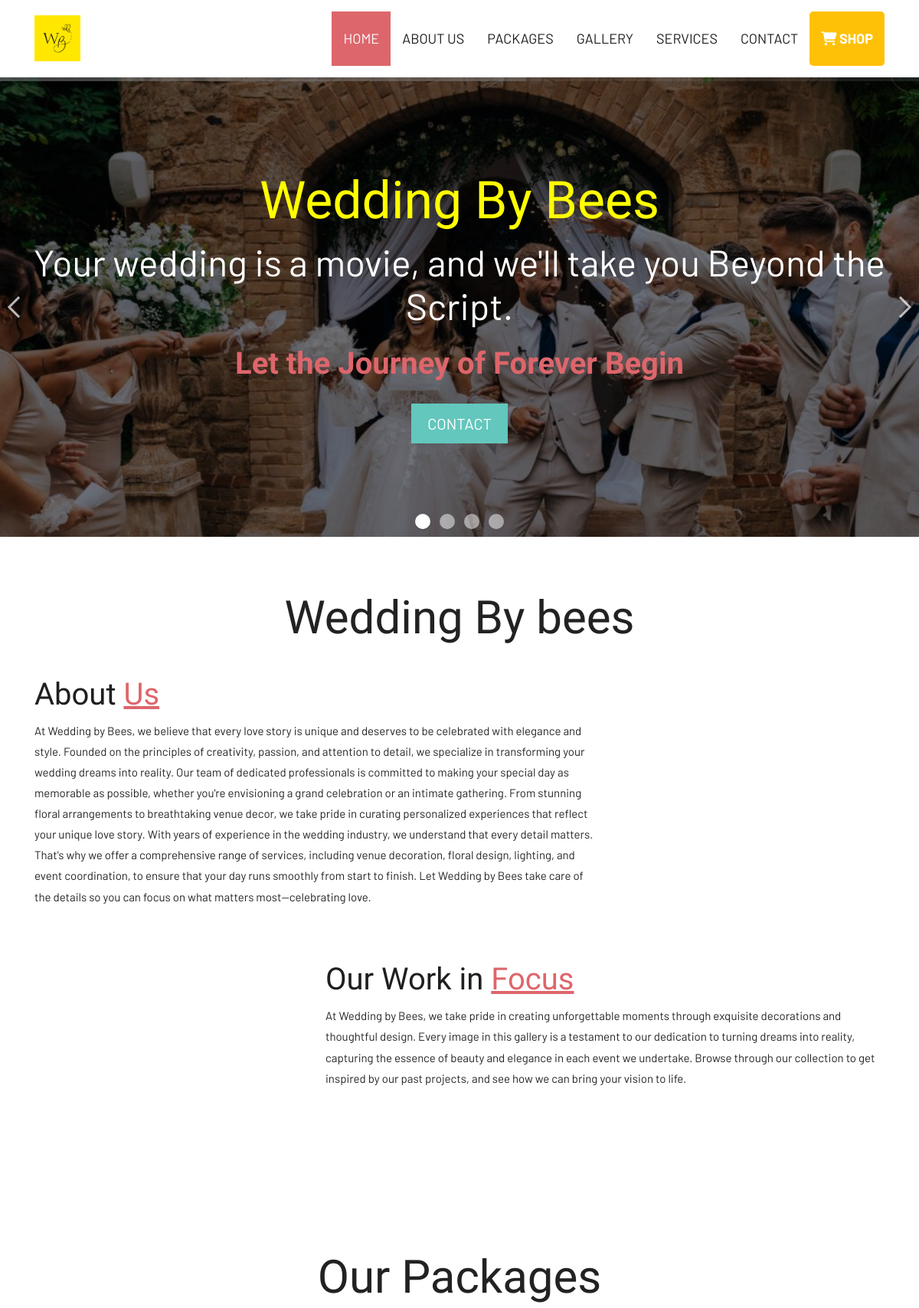
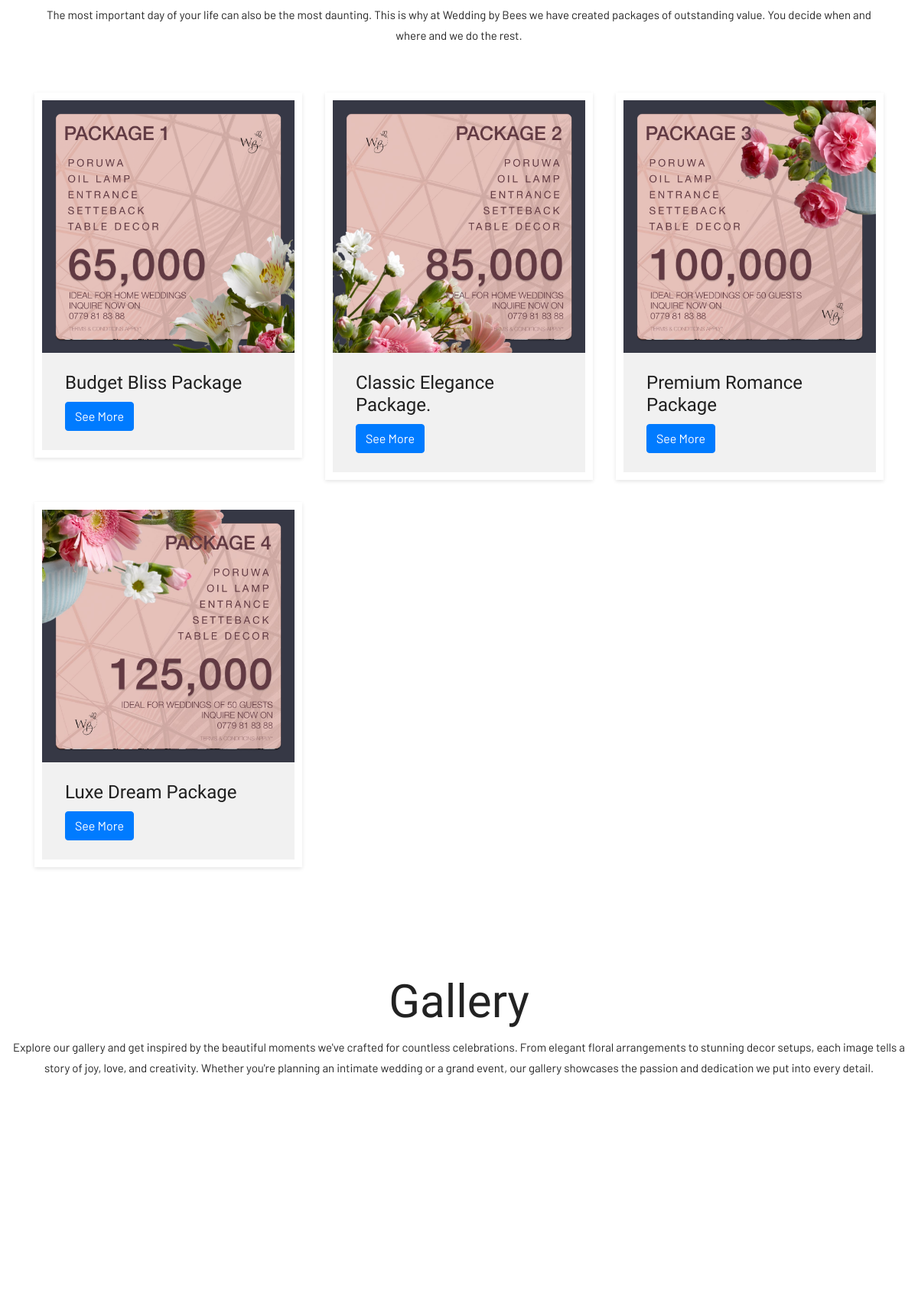
The page / (upper part) on the database its author committed (2 pictures, top to bottom).
### tables this page shows
CREATE TABLE `general_settings` (
  `id` int(11) NOT NULL,
  `website_name` varchar(255) NOT NULL,
  `facebook_url` varchar(255) DEFAULT NULL,
  `instagram_url` varchar(255) DEFAULT NULL,
  `phone` varchar(15) DEFAULT NULL,
  `address` text DEFAULT NULL,
  `logo` varchar(255) DEFAULT NULL,
  `about_us_text` text DEFAULT NULL,
  `about_us_text_2` text NOT NULL,
  `about_us_image1` varchar(255) DEFAULT NULL,
  `about_us_image2` varchar(255) DEFAULT NULL,
  `packages_text` text NOT NULL,
  `gallery_text` text NOT NULL,
  `event_text` text NOT NULL,
  `auther` varchar(100) NOT NULL
);

CREATE TABLE `carousel` (
  `id` int(11) NOT NULL,
  `image` varchar(100) NOT NULL
);

CREATE TABLE `carousel_text` (
  `id` int(11) NOT NULL,
  `text1` varchar(100) NOT NULL,
  `text2` varchar(100) NOT NULL,
  `text3` varchar(100) NOT NULL
);

CREATE TABLE `package_images` (
  `id` int(11) NOT NULL,
  `image` varchar(255) NOT NULL,
  `description` text DEFAULT NULL,
  `price` decimal(10,2) DEFAULT NULL,
  `title` varchar(255) NOT NULL
);

### index.php (the view, shortened to what this page needs)
<?php
include 'inc/config.php';
$carouselImages = [];
$sqlImages = "SELECT * FROM carousel";
$resultImages = $conn->query($sqlImages);
if ($resultImages->num_rows > 0) {
    while($row = $resultImages->fetch_assoc()) {
        $carouselImages[] = $row;
    }
}
$carouselText = [];
$sqlText = "SELECT * FROM carousel_text LIMIT 1";
$resultText = $conn->query($sqlText);
if ($resultText->num_rows > 0) {
    $carouselText = $resultText->fetch_assoc();
}
$sql_general_settings = "SELECT * FROM general_settings WHERE id = 1";
$result_general_settings = $conn->query($sql_general_settings);
$general_settings = $result_general_settings->fetch_assoc();
$package_images = "SELECT * FROM package_images";
$result_package_images = $conn->query($package_images);
?>
<!DOCTYPE html>
<html lang="en">
<head>
    <link rel="stylesheet" href="css/bootstrap.min.css">
    <link rel="stylesheet" href="css/pogo-slider.min.css">
    <link rel="stylesheet" href="css/style.css">
    <link rel="stylesheet" href="css/responsive.css">
    <link rel="stylesheet" href="css/custom.css">
	<link rel="stylesheet" href="css/alerts.css">
	<link rel="stylesheet" href="https://cdnjs.cloudflare.com/ajax/libs/font-awesome/6.0.0-beta3/css/all.min.css">
	<link rel="stylesheet" href="https://cdnjs.cloudflare.com/ajax/libs/aos/2.3.4/aos.css">
</head>
<body id="home" data-spy="scroll" data-target="#navbar-wd" data-offset="98" style="background-image: url('images/background/.jpg'); background-repeat: no-repeat; background-attachment: fixed; background-size: cover;">
	<header class="top-header">
    <nav class="navbar header-nav navbar-expand-lg">
        <div class="container">
            <a class="navbar-brand" href="index.php">
                <img src="images/logo/<?php echo $general_settings['logo']?>" height="60px" alt="image">
            </a>
            <div class="collapse navbar-collapse justify-content-end" id="navbar-wd">
                <ul class="navbar-nav">
                    <li><a class="nav-link active" href="#home">Home</a></li>
                    <li><a class="nav-link" href="#about">About Us</a></li>
                    <li><a class="nav-link" href="#packages">Packages</a></li>
                    <li><a class="nav-link" href="#gallery">Gallery</a></li>
                    <li><a class="nav-link" href="#services">Services</a></li>
                    <li><a class="nav-link" href="#contact">Contact</a></li>
					<li><a class="nav-link shop-link" style="background: #ffc107; color: #ffffff; font-weight: bold; border-radius: 5px;" href="shop/shop.php"><i class="fas fa-cart-shopping"></i> Shop</a></li>
                </ul>
            </div>
        </div>
    </nav>
</header>
	<div class="ulockd-home-slider">
		<div class="container-fluid">
			<div class="row">
				<div class="pogoSlider" id="js-main-slider">
						<?php
						foreach ($carouselImages as $key => $image) {
						?>
							<div class="pogoSlider-slide" data-transition="fade" data-duration="1500" style="background-image:url(<?php echo 'images/carousel/' . $image['image']; ?>);">
								<div class="lbox-caption">
									<div class="lbox-details">
										<h1 style="color:yellow;"><?php echo $carouselText['text1']; ?></h1>
										<h2><?php echo $carouselText['text2']; ?></h2>
										<p><strong> <?php echo $carouselText['text3']; ?> </strong></p>
										<a href="#contact" class="btn ">Contact</a>
									</div>
								</div>
							</div>
						<?php
						}
						?>
				</div>
			</div>
		</div>
	</div>
	<div id="about" class="about-box">
		<div class="about-a1">
			<div class="container">
				<div class="row">
					<div class="col-lg-12">
						<div class="title-box">
							<h2><?php echo $general_settings['website_name']?></h2>
						</div>
					</div>
				</div>
				<div class="row">
					<div class="col-lg-12 col-md-12 col-sm-12">
						<div class="row align-items-center about-main-info">
							<div class="col-lg-8 col-md-6 col-sm-12">
								<h2> About <span>Us</span></h2>
								<p><?php echo $general_settings['about_us_text']?> </p>
							</div>
						</div>
						<div class="row align-items-center about-main-info">
							<div class="col-lg-8 col-md-6 col-sm-12">
								<h2>Our Work in <span>Focus</span></h2>
								<p><?php echo $general_settings['about_us_text_2']?> </p>
							</div>
						</div>
					</div>
				</div>
			</div>
		</div>
	</div>
	<div id="packages" class="package-box">
    <div class="container">
        <div class="row">
            <div class="col-lg-12">
                <div class="title-box">
                    <h2>Our Packages</h2>
                    <p><?php echo $general_settings['packages_text']?></p>
                </div>
            </div>
        </div>
        <div class="row">
            <?php foreach ($result_package_images as $key => $image) { ?>
                <div class="col-lg-4 col-md-6 col-sm-12 package-card" data-aos="fade-up">
                    <div class="single-package">
                        <div class="package-img">
                            <img class="img-fluid" src="images/packages/<?php echo $image['image']; ?>" alt="Package Image" />
                        </div>
                        <div class="package-info">
                            <h4><?php echo $image['title']; ?></h4>
                            <a href="package-details.php?id=<?php echo $image['id']; ?>" class="btn btn-primary">See More</a>
                        </div>
                    </div>
                </div>
            <?php } ?>
        </div>
    </div>
</div>
<div id="gallery" class="gallery-box">
    <div class="container-fluid">
        <div class="row">
            <div class="col-lg-12">
                <div class="title-box">
                    <h2>Gallery</h2>
                    <p><?php echo $general_settings['gallery_text']?> </p>
                </div>
            </div>
        </div>
        <div class="row">
            <ul class="popup-gallery clearfix">
            </ul>
        </div>
    </div>
</div>
</body>
</html>

### css/style.css (style rules this page uses)
body { color: #252525; font-size: 15px; font-family: "Barlow", sans-serif; line-height: 1.80857; }
a { color: #1f1f1f; text-decoration: none !important; outline: none !important; -webkit-transition: all 0.3s ease-in-out; -moz-transition: all 0.3s ease-in-out; -ms-transition: all 0.3s ease-in-out; -o-transition: all 0.3s ease-in-out; transition: all 0.3s ease-in-out; }
h1, h2, h3, h4, h5, h6 { letter-spacing: 0; font-weight: normal; position: relative; padding: 0 0 10px 0; font-weight: normal; line-height: 120% !important; color: #1f1f1f; margin: 0; }
h1 { font-size: 24px; }
h2 { font-size: 22px; }
h4 { font-size: 16px; }
a { color: #1f1f1f; text-decoration: none; outline: none; }
a, .btn { text-decoration: none !important; outline: none !important; -webkit-transition: all 0.3s ease-in-out; -moz-transition: all 0.3s ease-in-out; -ms-transition: all 0.3s ease-in-out; -o-transition: all 0.3s ease-in-out; transition: all 0.3s ease-in-out; }
ul, li, ol { list-style: none; margin: 0px; padding: 0px; }
.top-header .navbar { padding: 15px 0px; }
.top-header .navbar .navbar-collapse ul li a { padding: 19px 15px; text-transform: uppercase; font-size: 18px; }
.top-header .navbar .navbar-collapse ul li a.active { background: #dd666c; color: #ffffff; }
.top-header .navbar .navbar-collapse ul li a.shop-link { background: #ffc107; color: #ffffff; font-weight: bold; text-transform: uppercase; border-radius: 5px; padding: 19px 15px; }
.lbox-caption { display: table; height: 100%; width: 100%; }
.lbox-caption { position: absolute; margin: 0 auto; left: 0; right: 0; z-index: 10; }
.lbox-details { display: table-cell; text-align: center; vertical-align: middle; position: relative; }
.lbox-details::before { content: ""; background: rgba(0, 0, 0, 0.5); position: absolute; top: 0px; left: 0px; width: 100%; height: 100%; z-index: 2; }
.lbox-details h1 { font-size: 68px; font-family: "Marck Script", cursive; color: #ffffff; position: relative; z-index: 3; }
.lbox-details h2 { font-size: 48px; color: #ffffff; position: relative; z-index: 3; }
.lbox-details p { color: #ffffff; position: relative; z-index: 3; }
.lbox-details p strong { color: #dd666c; font-size: 40px; font-family: "Marck Script", cursive; }
.lbox-details a.btn { background: #63c7bd; padding: 10px 20px; font-size: 20px; text-transform: uppercase; color: #ffffff; border-radius: 0px; position: relative; z-index: 3; }
.about-box { padding: 70px 0px; }
.title-box { text-align: center; margin-bottom: 30px; }
.title-box h2 { font-size: 60px; font-family: "Marck Script", cursive; color: #222222; }
.about-main-info h2 { font-size: 40px; font-family: "Marck Script", cursive; }
.about-main-info h2 span { color: #dd666c; text-decoration: underline; }
.package-box { padding: 70px 0px; }
.single-package { position: relative; margin-top: 30px; border: 10px solid #fff; box-shadow: 0 2px 5px rgba(0, 0, 0, 0.1); }
.package-img { position: relative; }
.package-img::after { position: absolute; top: 0; left: 0; visibility: hidden; width: 100%; height: 100%; content: ""; -webkit-transition: 0.3s; transition: 0.3s; opacity: 0; background-color: #535c68; }
.package-info { padding: 25px 30px; background-color: #f1f1f1; }
.package-info h4 { font-family: "Marck Script", cursive; font-size: 24px; }
.col-lg-4 { opacity: 0; transform: translateY(50px); transition: opacity 0.8s ease-out, transform 0.8s ease-out; will-change: opacity, transform; }
.gallery-box { padding: 70px 0px; }

### rows shown on the page
general_settings: logo (picture), website_name "Wedding By bees", about_us_text "At Wedding by Bees, we believe that every love story is unique and deserves to be celebrated with elegance and style. Founded on the principles of creativity, passion, and attention to detail, we specialize in transforming your wedding dreams into reality. Our team of dedicated professionals is committed to making your special day as memorable as possible, whether you're envisioning a grand celebration or an intimate gathering. From stunning floral arrangements to breathtaking venue decor, we take pride in curating personalized experiences that reflect your unique love story. With years of experience in the wedding industry, we understand that every detail matters. That's why we offer a…", about_us_text_2 "At Wedding by Bees, we take pride in creating unforgettable moments through exquisite decorations and thoughtful design. Every image in this gallery is a testament to our dedication to turning dreams into reality, capturing the essence of beauty and elegance in each event we undertake. Browse through our collection to get inspired by our past projects, and see how we can bring your vision to life.", packages_text "The most important day of your life can also be the most daunting. This is why at Wedding by Bees we have created packages of outstanding value. You decide when and where and we do the rest.", gallery_text "Explore our gallery and get inspired by the beautiful moments we've crafted for countless celebrations. From elegant floral arrangements to stunning decor setups, each image tells a story of joy, love, and creativity. Whether you're planning an intimate wedding or a grand event, our gallery showcases the passion and dedication we put into every detail."
carousel: image (picture)
carousel_text: text1 "Wedding By Bees", text2 "Your wedding is a movie, and we'll take you Beyond the Script.", text3 "Let the Journey of Forever Begin"
package_images: image (picture), title "Budget Bliss Package"
package_images: image (picture), title "Classic Elegance Package."
package_images: image (picture), title "Premium Romance Package"
package_images: image (picture), title "Luxe Dream Package"
